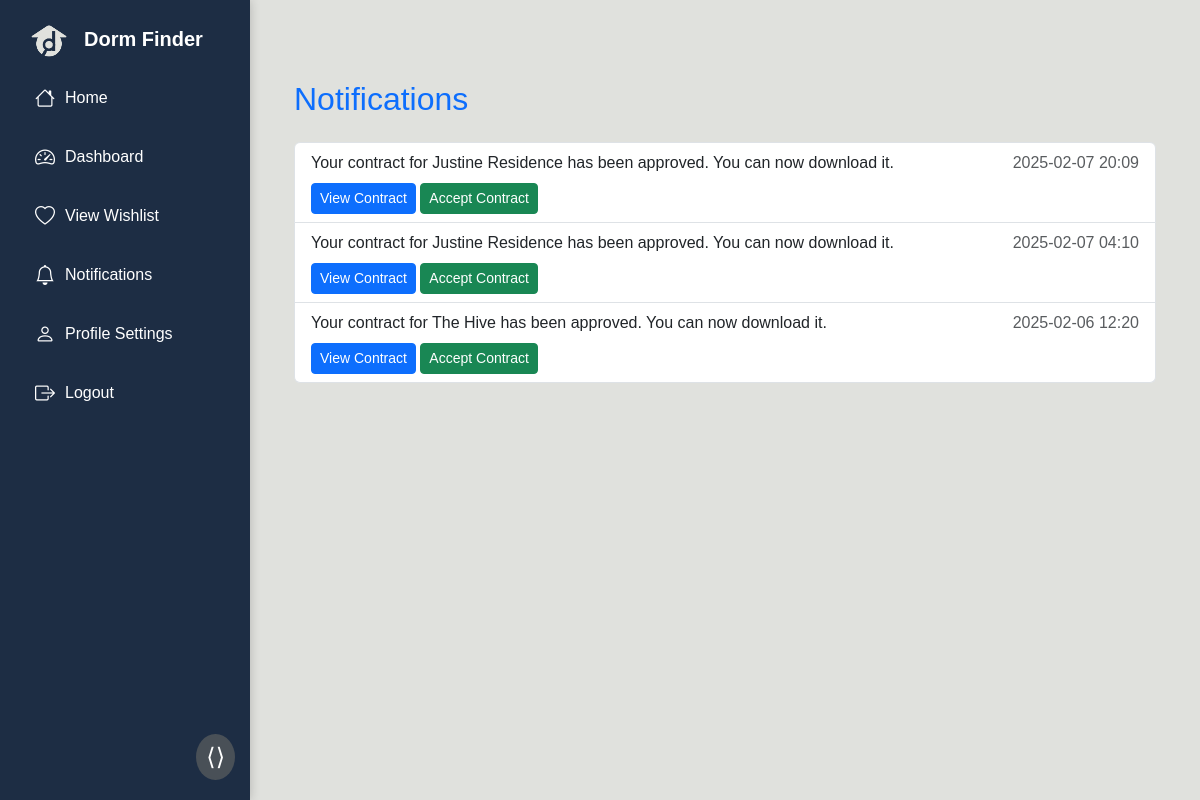
The page /notifications (signed in) on the database as committed earlier.
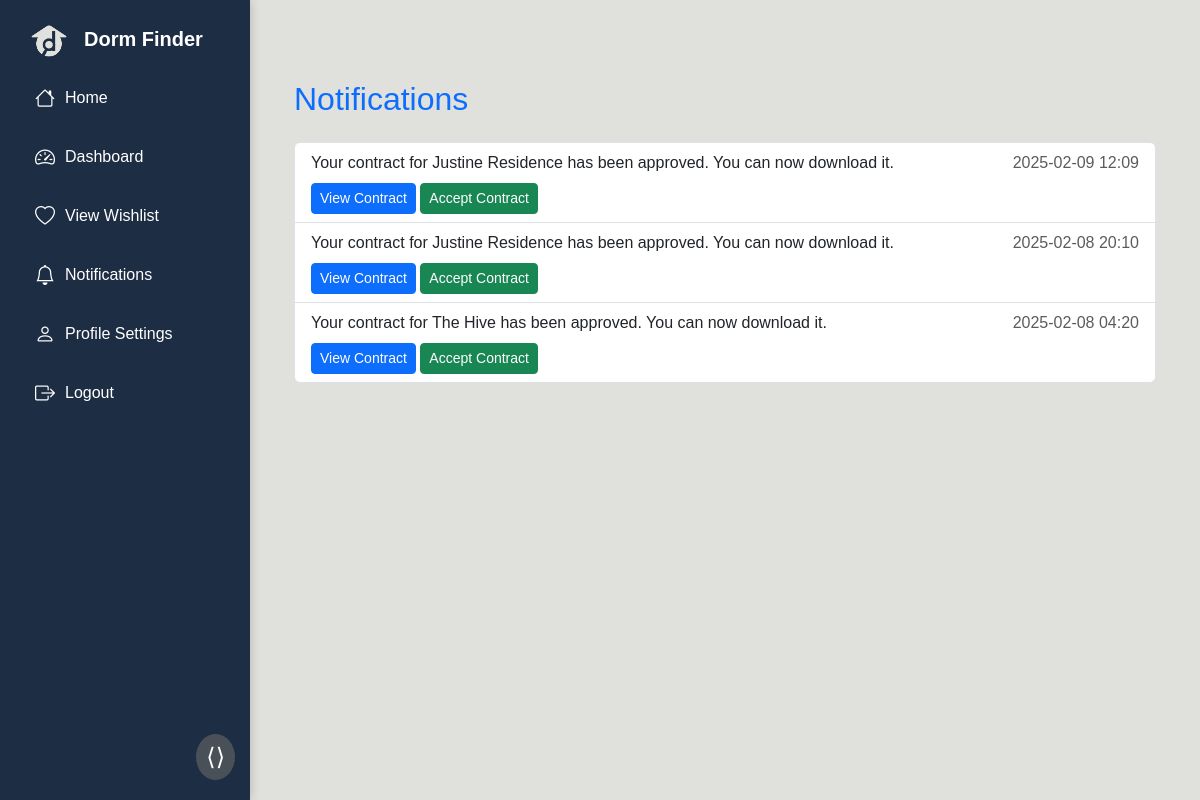
The same page on the database as committed later.
### dormsys/models.py (models this page shows, shortened)
class Notification(db.Model):
    __tablename__ = "notifications"
    id = db.Column(db.Integer, primary_key=True, autoincrement=True)
    user_id = db.Column(db.Integer, db.ForeignKey('users.id'), nullable=False)
    message = db.Column(db.Text, nullable=False)
    contract_id = db.Column(db.Integer, db.ForeignKey('contracts.id'), nullable=True)  # ✅ Add this field
    is_read = db.Column(db.Boolean, default=False)
    created_at = db.Column(db.DateTime, default=datetime.utcnow)
    user = db.relationship('User', backref='notifications', lazy=True)
    contract = db.relationship('Contract', backref='notifications', lazy=True)

### app.py (the view)
@app.route('/notifications', methods=['GET'])
@login_required
def view_notifications():
    if current_user.role != "Tenant":
        abort(403)  # Only tenants can see this page
    notifications = Notification.query.filter_by(user_id=current_user.id).order_by(Notification.created_at.desc()).all()
    manila_tz = timezone('Asia/Manila')
    now_local = datetime.utcnow().replace(tzinfo=timezone('UTC')).astimezone(manila_tz)  # Ensure `now_local` is aware
    for notification in notifications:
        notification.created_at = notification.created_at.replace(tzinfo=timezone('UTC')).astimezone(manila_tz)
        if notification.contract and notification.contract.tenant_acceptance_deadline:
            contract_deadline = notification.contract.tenant_acceptance_deadline.replace(tzinfo=timezone('UTC')).astimezone(manila_tz)
            notification.contract.expired = contract_deadline < now_local  # True if expired
    for notification in notifications:
        notification.is_read = True
    db.session.commit()
    return render_template('notifications.html', notifications=notifications)

### dormsys/models.py (called while the page is built)
@login_manager.user_loader
def load_user(user_id):
    return User.query.get(int(user_id))

### dormsys/templates/notifications.html (shortened to what this page needs)
{% extends "base.html" %}
{% block content %}
<div class="container mt-5">
    <h2 class="text-primary mb-4">Notifications</h2>
    {% if notifications %}
    <ul class="list-group">
        {% for notification in notifications %}
        <li class="list-group-item">
            {{ notification.message }}
            <span class="text-muted float-end">
                <span class="text-muted float-end">{{ notification.created_at.strftime('%Y-%m-%d %H:%M') }}</span>
            </span>
            {% if notification.contract_id %}
                <br>
                <a href="#" class="btn btn-primary btn-sm mt-2" data-bs-toggle="modal" data-bs-target="#contractModal{{ notification.contract_id }}">
                    View Contract
                </a>
                {% if notification.contract and not notification.contract.expired %}
                    <form method="POST" action="{{ url_for('accept_contract', contract_id=notification.contract_id) }}" class="d-inline">
                        <button type="submit" class="btn btn-success btn-sm mt-2">Accept Contract</button>
                    </form>
                {% else %}
                    <span class="text-danger">Contract expired.</span>
                {% endif %}
            {% else %}
                <span class="text-warning">Contract ID not found.</span>
            {% endif %}
        </li>
        {% endfor %}
    </ul>
    {% else %}
    <p class="text-muted">No notifications yet.</p>
    {% endif %}
</div>
{% endblock %}

### dormsys/templates/base.html (shortened to what this page needs)
<!DOCTYPE html>
<html lang="en">
<head>
    <link href="https://cdn.jsdelivr.net/npm/bootstrap@5.3.3/dist/css/bootstrap.min.css" rel="stylesheet">
    <link rel="stylesheet" href="https://cdn.jsdelivr.net/npm/bootstrap-icons/font/bootstrap-icons.css">
    <link rel="stylesheet" href="static/home.css">
    <link rel="stylesheet" href="static/host_dashboard.css">
    <link rel="stylesheet" href="static/tenant_dashboard.css">
    <link rel="stylesheet" href="static/wishlist.css">
    <link rel="stylesheet" href="static/profile.css">
</head>
<body>
    <nav id="sidebar">
        <div class="logo-section">
            <div class="logo">
                <img src="static/assets/dorm finder logo.png">
            </div>
            <div class="branding">
                <h1 class="logoT">Dorm Finder</h1>
            </div>
        </div>
        <a href="{{ url_for('home') }}" class="nav-item"><i class="bi bi-house"></i> <span class="sidebar-text">Home</span></a>
        {% if current_user.is_authenticated %}
            {% if current_user.role == 'Host' %}
                <a href="{{ url_for('host_dashboard') }}" class="nav-item"><i class="bi bi-speedometer2"></i> <span class="sidebar-text">Dashboard</span></a>
                <a href="{{ url_for('manage_tenants') }}" class="nav-item"><i class="bi bi-building"></i><span class="sidebar-text">Tenants</span></a>
                <a href="{{ url_for('manage_bookings') }}" class="nav-item"><i class="bi bi-building"></i><span class="sidebar-text">Manage Bookings</span></a>
                <a href="{{ url_for('manage_contracts') }}" class="nav-item"><i class="bi bi-file-earmark-text"></i> <span class="sidebar-text">Manage Contracts</span></a>
                <a href="{{ url_for('profile') }}" class="nav-item"><i class="bi bi-person"></i> <span class="sidebar-text">Profile Settings</span></a>
            {% elif current_user.role == 'Tenant' %}
                <a href="{{ url_for('tenant_dashboard') }}" class="nav-item"><i class="bi bi-speedometer2"></i> <span class="sidebar-text">Dashboard</span></a>
                <a href="{{ url_for('view_wishlist') }}" class="nav-item"><i class="bi bi-heart"></i> <span class="sidebar-text">View Wishlist</span></a>
                <a href="{{ url_for('view_notifications') }}" class="nav-item">
                    <i class="bi bi-bell"></i> <span class="sidebar-text">Notifications</span>
                    {% set unread_count = current_user.notifications | selectattr("is_read", "equalto", False) | list | length %}
                </a>
                <a href="{{ url_for('profile') }}" class="nav-item"><i class="bi bi-person"></i><span class="sidebar-text">Profile Settings</span></a>
            {% endif %}
            <a href="{{ url_for('logout') }}" class="nav-item"><i class="bi bi-box-arrow-right"></i><span class="sidebar-text">Logout</span> </a>
        {% else %}
            <a href="{{ url_for('login') }}" class="nav-item"><i class="bi bi-box-arrow-in-right"></i><span class="sidebar-text">Login</span></a>
            <a href="{{ url_for('register') }}" class="nav-item"><i class="bi bi-person-plus"></i><span class="sidebar-text">Register</span></a>
        {% endif %}
        <button class="expand-toggle" onclick="toggleSidebar()">⟨⟩</button>
    </nav>
    <div id="content">
        {% block content %}{% endblock %}
    </div>
</body>
</html>

### dormsys/templates/base.html (style rules this page uses)
body { display: flex; height: 100vh; margin: 0; font-family: Arial, sans-serif; background-color: #E0E1DD; }
#sidebar { height: 100vh; width: 250px; position: fixed; left: 0; top: 0; background: #1D2D44; color: white; padding-top: 1rem; transition: width 0.3s ease; box-shadow: 0 0 10px rgba(0, 0, 0, 0.2); }
.logo-section { display: flex; justify-content: center; align-items: center; margin-left: 8px; }
.logo { margin: 0; }
.logo img { width: 50px; }
.branding h1 { margin-left: 10px; font-size: 20px; width: 150px; margin-bottom: 5px; }
.logoT { font-size: 32px; font-weight: bold; }
#sidebar a { color: white; text-decoration: none; display: flex; align-items: center; padding: 12px 20px; margin: 5px 15px; border-radius: 8px; transition: all 0.3s ease; font-size: 1rem; }
#sidebar a i { font-size: 1.25rem; margin-right: 10px; transition: margin-right 0.3s ease; }
.expand-toggle { position: absolute; bottom: 20px; right: 15px; background: #495057; border: none; color: white; font-size: 1.5rem; padding: 5px 10px; border-radius: 50%; cursor: pointer; }
#content { margin-left: 250px; padding: 2rem; width: calc(100% - 250px); transition: margin-left 0.3s ease; }

Rows that differ between the two databases and show on the page:
changed Notification (number 1 of 3 on the later page): created_at "2025-02-07 20:09" → "2025-02-09 12:09"
changed Notification (number 2 of 3 on the later page): created_at "2025-02-07 04:10" → "2025-02-08 20:10"
changed Notification "Your contract for The Hive has been approved. You can now download it.": created_at "2025-02-06 12:20" → "2025-02-08 04:20"
